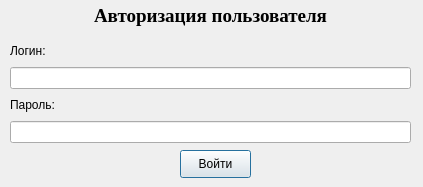
<?xml version="1.0" encoding="UTF-8"?>
<ui version="4.0">
 <class>AutorisateDialog</class>
 <widget class="QDialog" name="AutorisateDialog">
  <property name="geometry">
   <rect>
    <x>0</x>
    <y>0</y>
    <width>423</width>
    <height>187</height>
   </rect>
  </property>
  <property name="windowTitle">
   <string>Dialog</string>
  </property>
  <widget class="QLabel" name="label_3">
   <property name="geometry">
    <rect>
     <x>10</x>
     <y>0</y>
     <width>401</width>
     <height>32</height>
    </rect>
   </property>
   <property name="font">
    <font>
     <family>Times New Roman</family>
     <pointsize>14</pointsize>
     <weight>75</weight>
     <bold>true</bold>
    </font>
   </property>
   <property name="text">
    <string>Авторизация пользователя</string>
   </property>
   <property name="alignment">
    <set>Qt::AlignCenter</set>
   </property>
  </widget>
  <widget class="QWidget" name="layoutWidget">
   <property name="geometry">
    <rect>
     <x>10</x>
     <y>40</y>
     <width>401</width>
     <height>103</height>
    </rect>
   </property>
   <layout class="QVBoxLayout" name="verticalLayout">
    <item>
     <widget class="QLabel" name="label">
      <property name="text">
       <string>Логин:</string>
      </property>
     </widget>
    </item>
    <item>
     <widget class="QLineEdit" name="login"/>
    </item>
    <item>
     <widget class="QLabel" name="label_2">
      <property name="text">
       <string>Пароль:</string>
      </property>
     </widget>
    </item>
    <item>
     <widget class="QLineEdit" name="password"/>
    </item>
   </layout>
  </widget>
  <widget class="QPushButton" name="LoginPushButton">
   <property name="geometry">
    <rect>
     <x>180</x>
     <y>150</y>
     <width>71</width>
     <height>28</height>
    </rect>
   </property>
   <property name="text">
    <string>Войти</string>
   </property>
  </widget>
 </widget>
 <resources/>
 <connections>
  <connection>
   <sender>LoginPushButton</sender>
   <signal>clicked()</signal>
   <receiver>AutorisateDialog</receiver>
   <slot>Login()</slot>
   <hints>
    <hint type="sourcelabel">
     <x>242</x>
     <y>165</y>
    </hint>
    <hint type="destinationlabel">
     <x>305</x>
     <y>164</y>
    </hint>
   </hints>
  </connection>
 </connections>
 <slots>
  <slot>Login()</slot>
 </slots>
</ui>
